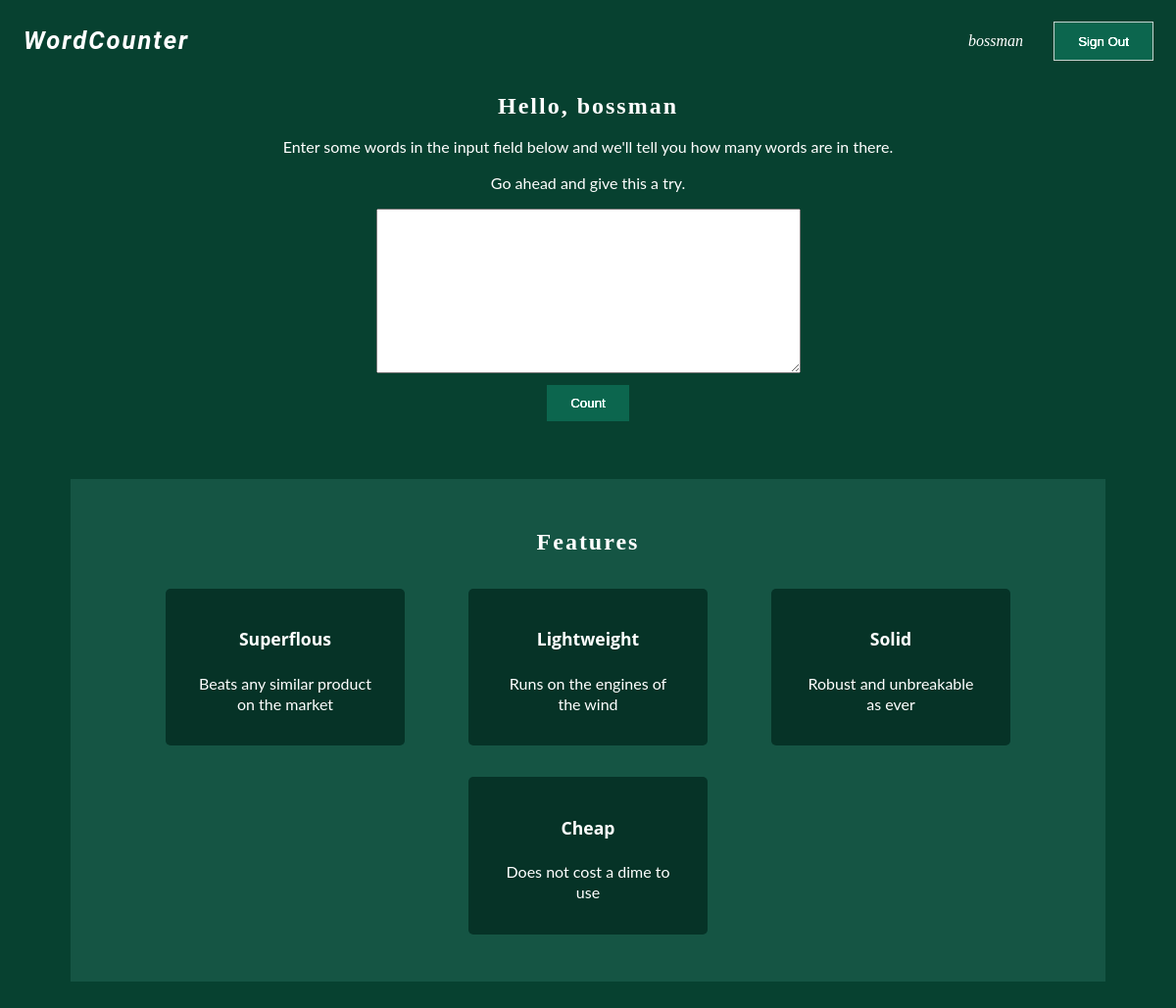
The page / (signed in) on the database its author committed.
### alpha/models.py (models this page shows)
class Feature(models.Model):
    title = models.CharField(max_length=100)
    description = models.CharField(max_length=500)

### alpha/views.py (the view)
# urls.py: path("", views.index, name="index"),
def index(request):
    features = Feature.objects.all()
    return render(request, 'wordcounter.html', {"features": features})

### templates/wordcounter.html (shortened to what this page needs)
{% load static %}
<!DOCTYPE html>
<html lang="en">
  <head>
    <link rel="stylesheet" href="{% static 'styles.css' %}" />
  </head>
  <body>
    <nav class="navigation">
      <h2 class="heading logo">WordCounter</h2>
      <div class="user-deck">
        {% if user.is_authenticated %}
        <p class="username">{{user.username}}</p>
        {% endif %}
        {% if user.is_authenticated %}
        <a href="logout"
          ><input class="submit-btn user-action" type="submit" value="Sign Out"
        /></a>
        {% else %}
        <a href="login"
          ><input class="submit-btn user-action" type="submit" value="Sign In"
        /></a>
        {% endif %}
      </div>
    </nav>
    {% if user.is_authenticated %}
    <h2 class="heading">Hello, {{user.username}}</h2>
    {% else %}
    <h2 class="heading">Hello, friend</h2>
    {% endif %}
    <p class="description">
      Enter some words in the input field below and we'll tell you how many
      words are in there.
    </p>
    <p class="description">Go ahead and give this a try.</p>
    <form method="POST" action="counter">
      <textarea name="words" id="words" cols="50" rows="10"></textarea>
      <input type="submit" value="Count" class="submit-btn" />
    </form>
    <section class="card-section">
      <h2 class="heading">Features</h2>
      <div class="card-body">
        {% for feature in features %}
        <div class="each-card" id="{{feature.id}}">
          <h4 class="card-title">{{feature.title}}</h4>
          <p class="description">{{feature.description}}</p>
        </div>
        {% endfor %}
      </div>
    </section>
  </body>
</html>

### static/styles.css (style rules this page uses)
body { background-color: #074130; color: #fff; text-align: center; }
.navigation { display: flex; align-items: center; justify-content: space-between; padding: 0 1rem; }
.submit-btn { background-color: #063327; border: none; color: #fff; cursor: pointer; filter: brightness(2); margin: 0.7rem 0; padding: 0.7rem 1.5rem; outline: 0; }
textarea { display: block; margin: 0 auto; max-width: 80%; padding: 0.5rem; }
.card-section { background-color: #155544; padding: 2rem 3rem; margin: 3rem 4rem; }
.card-body { display: flex; align-items: flex-start; flex-wrap: wrap; justify-content: space-evenly; }
.heading { font-family: "Poppins"; font-size: 1.5em; letter-spacing: 2px; line-height: 1; }
.logo { font-family: "Roboto"; font-size: 1.6em; font-style: italic; letter-spacing: 2px; }
.description { font-family: "Lato"; font-size: 16px; line-height: 1.3; }
.each-card { background-color: #063327; border-radius: 5px; object-fit: cover; padding: 1rem 2rem; margin: 1rem; width: 180px; }
.each-card .card-title { font-family: "Open Sans"; font-size: 1.1rem; }
.user-action { margin-left: 2rem; outline: 1px solid hsla(0, 0%, 93%, 0.767); }
.user-deck { display: flex; align-items: center; justify-content: space-between; }
.username { font-family: "Poppins"; font-size: 1em; font-style: italic; }

### rows shown on the page
Feature: title "Superflous", description "Beats any similar product on the market"
Feature: title "Lightweight", description "Runs on the engines of the wind"
Feature: title "Solid", description "Robust and unbreakable as ever"
Feature: title "Cheap", description "Does not cost a dime to use"

### other values the page prints
{{ user.username }} "bossman"
